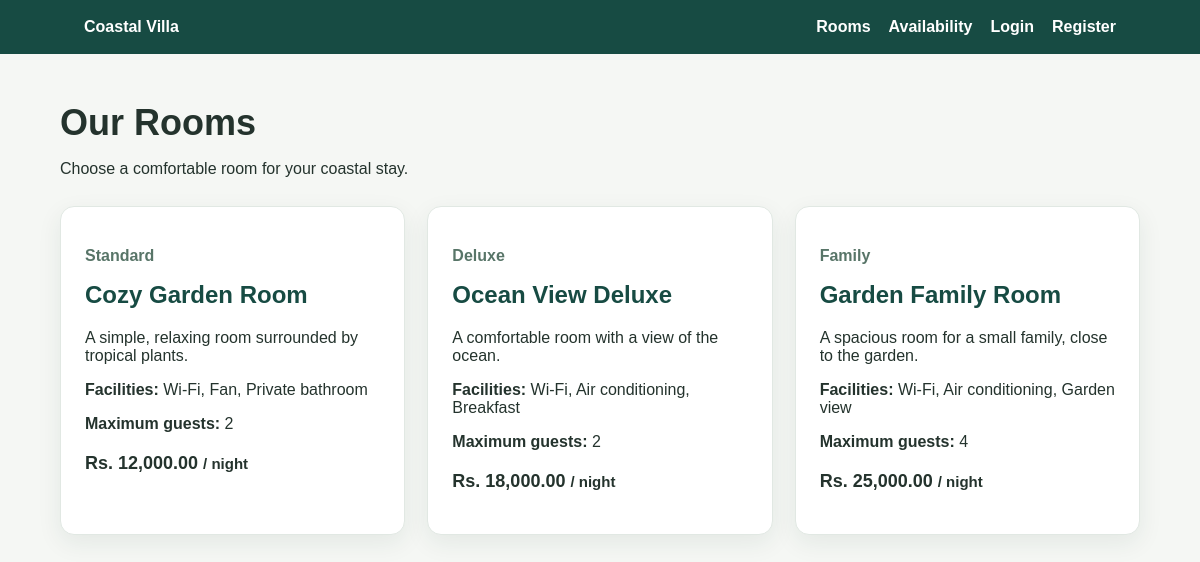
The page /rooms.php on the database its author committed.
### tables this page shows
CREATE TABLE rooms (
    room_id INT AUTO_INCREMENT PRIMARY KEY,
    room_name VARCHAR(100) NOT NULL,
    room_type VARCHAR(50) NOT NULL,
    description TEXT NOT NULL,
    facilities TEXT,
    price_per_night DECIMAL(10,2) NOT NULL,
    max_guests INT NOT NULL,
    room_status ENUM('active', 'inactive') NOT NULL DEFAULT 'active',
    image_name VARCHAR(255),
    created_at TIMESTAMP DEFAULT CURRENT_TIMESTAMP
);

### rooms.php (the view, shortened to what this page needs)
<?php
require_once __DIR__ . '/config/database.php';
$sql = "SELECT room_name, room_type, description, facilities,
               price_per_night, max_guests
        FROM rooms
        WHERE room_status = 'active'
        ORDER BY price_per_night ASC";
$rooms = $pdo->query($sql)->fetchAll();
function escape($value)
{
    return htmlspecialchars((string)$value, ENT_QUOTES, 'UTF-8');
}
?>
<!DOCTYPE html>
<html lang="en">
<head>
    <link rel="stylesheet" href="assets/css/style.css">
</head>
<body>
    <?php
$basePath = '';
require __DIR__ . '/includes/navigation.php';
?>
    <main class="page-shell">
        <div class="page-heading">
            <h1>Our Rooms</h1>
            <p>Choose a comfortable room for your coastal stay.</p>
        </div>
        <?php if (count($rooms) === 0): ?>
            <p>Danata active rooms naha.</p>
        <?php else: ?>
            <div class="room-grid">
                <?php foreach ($rooms as $room): ?>
                    <article class="room-card">
                        <p class="room-type"><?= escape($room['room_type']) ?></p>
                        <h2><?= escape($room['room_name']) ?></h2>
                        <p><?= escape($room['description']) ?></p>
                        <p><strong>Facilities:</strong>
                            <?= escape($room['facilities']) ?>
                        </p>
                        <p><strong>Maximum guests:</strong>
                            <?= escape($room['max_guests']) ?>
                        </p>
                        <p class="room-price">
                            Rs. <?= number_format((float)$room['price_per_night'], 2) ?>
                            <small>/ night</small>
                        </p>
                    </article>
                <?php endforeach; ?>
            </div>
        <?php endif; ?>
    </main>
</body>
</html>

### includes/navigation.php (shortened to what this page needs)
<?php
$basePath = $basePath ?? '';
$adminArea = $adminArea ?? false;
$adminPath = $adminArea ? '' : $basePath . 'admin/';
function navEscape($value)
{
    return htmlspecialchars((string)$value, ENT_QUOTES, 'UTF-8');
}
?>
<header class="site-header">
    <a href="<?= navEscape($basePath) ?>index.php">Coastal Villa</a>
    <nav>
        <a href="<?= navEscape($basePath) ?>rooms.php">Rooms</a>
        <a href="<?= navEscape($basePath) ?>availability.php">Availability</a>
        <?php if (isset($_SESSION['user_id'])): ?>
            <span>Ayubowan, <?= navEscape($_SESSION['user_name'] ?? '') ?></span>
            <?php if (($_SESSION['user_role'] ?? '') === 'admin'): ?>
                <a href="<?= navEscape($adminPath) ?>bookings.php">Manage Bookings</a>
                <a href="<?= navEscape($adminPath) ?>rooms.php">Manage Rooms</a>
            <?php else: ?>
                <a href="<?= navEscape($basePath) ?>my-bookings.php">My Bookings</a>
            <?php endif; ?>
            <a href="<?= navEscape($basePath) ?>logout.php">Logout</a>
        <?php else: ?>
            <a href="<?= navEscape($basePath) ?>login.php">Login</a>
            <a href="<?= navEscape($basePath) ?>register.php">Register</a>
        <?php endif; ?>
    </nav>
</header>

### assets/css/style.css (style rules this page uses)
* { box-sizing: border-box; }
body { margin: 0; background: #f5f7f4; color: #24332d; font-family: Arial, sans-serif; }
.site-header { padding: 18px 7%; background: #174b43; color: white; }
.site-header a { color: white; text-decoration: none; font-weight: bold; }
.page-shell { width: min(1100px, 90%); margin: 48px auto; }
.page-heading { margin-bottom: 28px; }
.page-heading h1 { margin-bottom: 8px; font-size: 36px; }
.room-grid { display: grid; grid-template-columns: repeat(3, minmax(0, 1fr)); gap: 22px; }
.room-card { padding: 24px; background: white; border: 1px solid #e1e8e3; border-radius: 14px; box-shadow: 0 8px 24px rgb(30 60 45 / 8%); }
.room-card h2 { margin-top: 0; color: #174b43; }
.room-type { color: #587568; font-weight: bold; }
.room-price { margin-top: 20px; font-size: 18px; font-weight: bold; }
.site-header { display: flex; align-items: center; justify-content: space-between; gap: 20px; }
.site-header nav { display: flex; align-items: center; gap: 18px; }

### rows shown on the page
rooms: room_type "Standard", room_name "Cozy Garden Room", description "A simple, relaxing room surrounded by tropical plants.", facilities "Wi-Fi, Fan, Private bathroom", max_guests "2", price_per_night "12,000.00"
rooms: room_type "Deluxe", room_name "Ocean View Deluxe", description "A comfortable room with a view of the ocean.", facilities "Wi-Fi, Air conditioning, Breakfast", max_guests "2", price_per_night "18,000.00"
rooms: room_type "Family", room_name "Garden Family Room", description "A spacious room for a small family, close to the garden.", facilities "Wi-Fi, Air conditioning, Garden view", max_guests "4", price_per_night "25,000.00"
